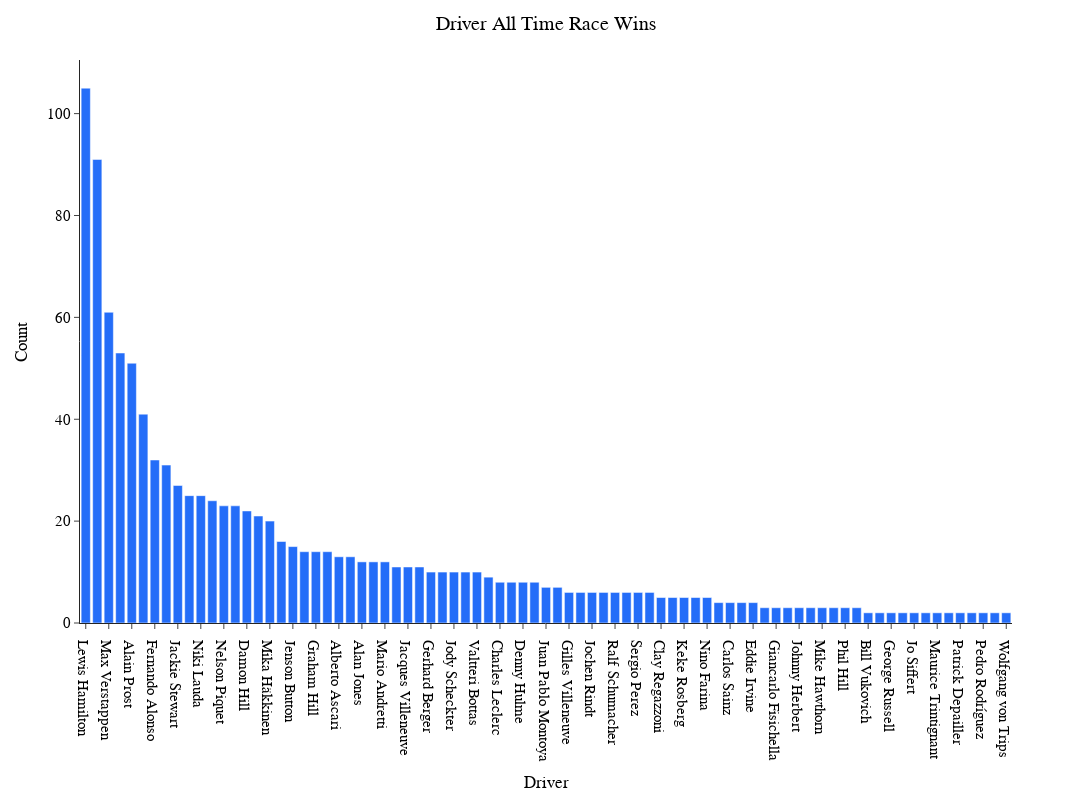

The code cell stored with this chart in its notebook:
### Code cell
fig_lap=px.bar(grouped2, 
           x="Driver", 
           y="Count", 
        #    facet_col='Position', facet_col_wrap=1, 
           height=800,
           width=1400,
           template='simple_white',
            color_discrete_map={
                 "HAM": "#6CD3BF",
                 "VER": "#3860C6",
                 "OCO": "#2293D1",
                 "NOR": "#F58020",
                 "MAG": "#B6BABD",
                 "ALB": "#37BEDD",
                 "BOT": "#C92D4B",
                 "LEC": "#F91536",
                 "VET": "#358C75",
                 "GAS": "#5E8FAA",
                 "RUS": "#6CD3BF",
                 "PER": "#3860C6",
                 "ALO": "#2293D1",
                 "RIC": "#F58020",
                 "MSC": "#B6BABD",
                 "LAT": "#37BEDD",
                 "ZHO": "#C92D4B",
                 "SAI": "#F91536",
                 "STR": "#358C75",
                 "TSU": "#5E8FAA"
                 }
        )
fig_lap.update_layout(
    hoverlabel=dict(
        bgcolor="white",
        font_size=16,
        font_family="PT Sans Narrow"
    ),
    title="Driver All Time Race Wins",
    title_x=0.5,
    yaxis = dict(tickfont = dict(size=15)),
    xaxis = dict(tickfont = dict(size=15)),
    font=dict(
        family="PT Sans Narrow",
        size=14,
        color="Black"
    ),
    title_font_family="PT Sans Narrow"
)
fig_lap.update_traces(marker_color='#246DF8')

### Figure 1 — Plotly figure (JSON) as saved in the notebook; plotly's stock layout.template omitted (floating-point values rounded to 4 significant figures)
{"data": [{"alignmentgroup": "True", "hovertemplate": "Driver=%{x}<br>Count=%{y}<extra></extra>", "legendgroup": "", "marker": {"color": "#246DF8", "pattern": {"shape": ""}}, "name": "", "offsetgroup": "", "orientation": "v", "showlegend": false, "textposition": "auto", "type": "bar", "x": ["Lewis Hamilton", "Michael Schumacher", "Max Verstappen", "Sebastian Vettel", "Alain Prost", "Ayrton Senna", "Fernando Alonso", "Nigel Mansell", "Jackie Stewart", "Jim Clark", "Niki Lauda", "Juan Fangio", "Nelson Piquet", "Nico Rosberg", "Damon Hill", "Kimi Räikkönen", "Mika Häkkinen", "Stirling Moss", "Jenson Button", "Emerson Fittipaldi", "Graham Hill", "Jack Brabham", "Alberto Ascari", "David Coulthard", "Alan Jones", "Carlos Reutemann", "Mario Andretti", "Felipe Massa", "Jacques Villeneuve", "Rubens Barrichello", "Gerhard Berger", "James Hunt", "Jody Scheckter", "Ronnie Peterson", "Valtteri Bottas", "Mark Webber", "Charles Leclerc", "Daniel Ricciardo", "Denny Hulme", "Jacky Ickx", "Juan Pablo Montoya", "René Arnoux", "Gilles Villeneuve", "Jacques Laffite", "Jochen Rindt", "John Surtees", "Ralf Schumacher", "Riccardo Patrese", "Sergio Perez", "Tony Brooks", "Clay Regazzoni", "John Watson", "Keke Rosberg", "Michele Alboreto", "Nino Farina", "Bruce McLaren", "Carlos Sainz", "Dan Gurney", "Eddie Irvine", "Didier Pironi", "Giancarlo Fisichella", "Heinz-Harald Frentzen", "Johnny Herbert", "Lando Norris", "Mike Hawthorn", "Peter Collins", "Phil Hill", "Thierry Boutsen", "Bill Vukovich", "Elio de Angelis", "George Russell", "Jean-Pierre Jabouille", "Jo Siffert", "José Froilán González", "Maurice Trintignant", "Oscar Piastri", "Patrick Depailler", "Patrick Tambay", "Pedro Rodríguez", "Peter Revson", "Wolfgang von Trips"], "xaxis": "x", "y": [105, 91, 61, 53, 51, 41, 32, 31, 27, 25, 25, 24, 23, 23, 22, 21, 20, 16, 15, 14, 14, 14, 13, 13, 12, 12, 12, 11, 11, 11, 10, 10, 10, 10, 10, 9, 8, 8, 8, 8, 7, 7, 6, 6, 6, 6, 6, 6, 6, 6, 5, 5, 5, 5, 5, 4, 4, 4, 4, 3, 3, 3, 3, 3, 3, 3, 3, 3, 2, 2, 2, 2, 2, 2, 2, 2, 2, 2, 2, 2, 2], "yaxis": "y"}], "layout": {"barmode": "relative", "font": {"color": "Black", "family": "PT Sans Narrow", "size": 14}, "height": 800, "hoverlabel": {"bgcolor": "white", "font": {"family": "PT Sans Narrow", "size": 16}}, "legend": {"tracegroupgap": 0}, "margin": {"t": 60}, "title": {"font": {"family": "PT Sans Narrow"}, "text": "Driver All Time Race Wins", "x": 0.5}, "width": 1400, "xaxis": {"anchor": "y", "domain": [0, 1], "tickfont": {"size": 15}, "title": {"text": "Driver"}}, "yaxis": {"anchor": "x", "domain": [0, 1], "tickfont": {"size": 15}, "title": {"text": "Count"}}}}
